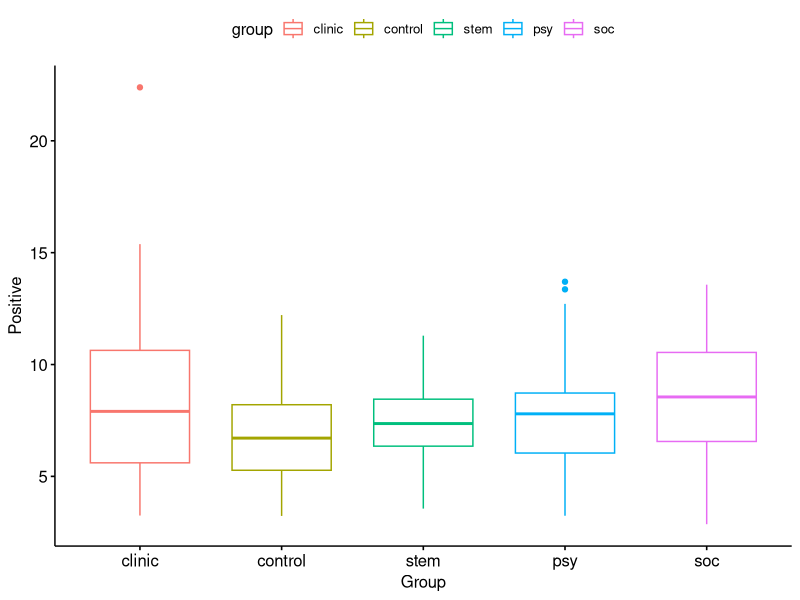
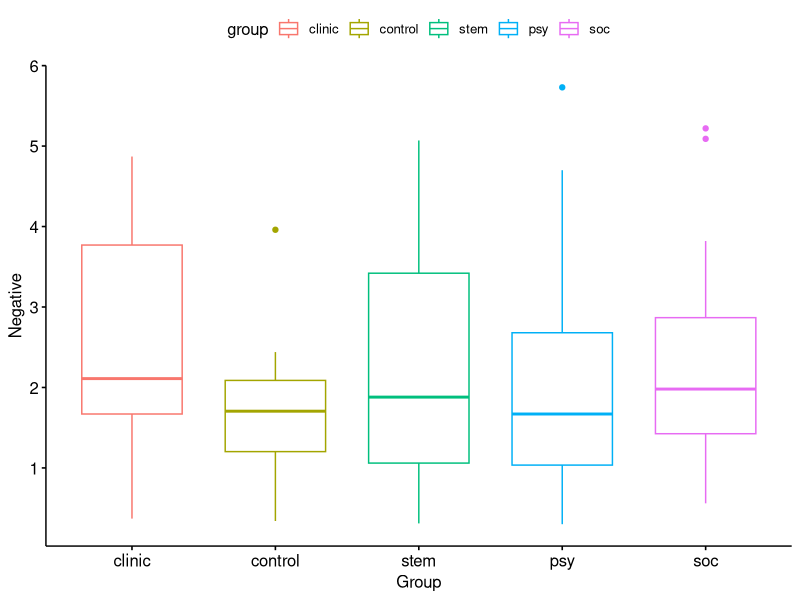
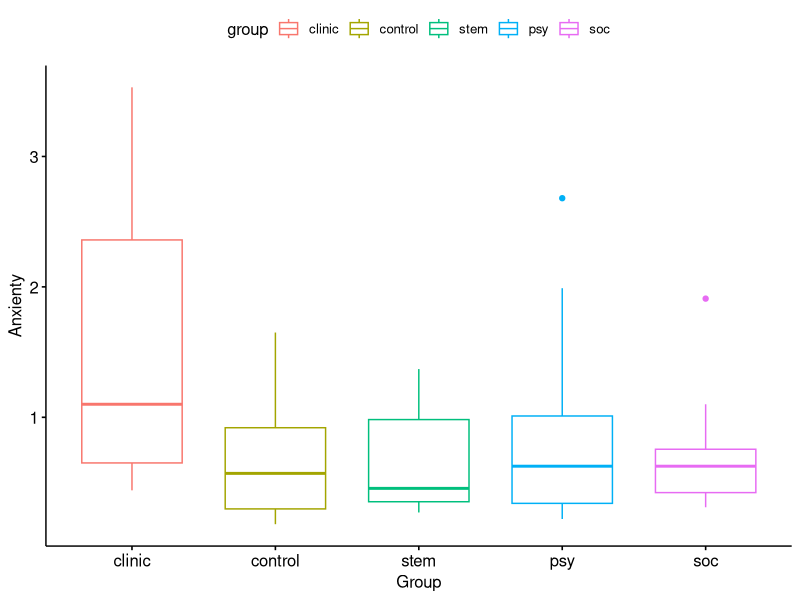
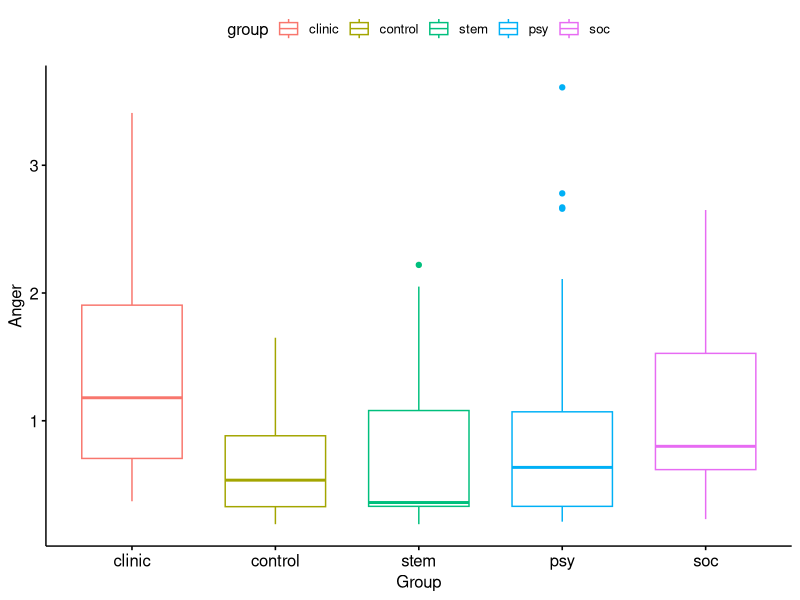
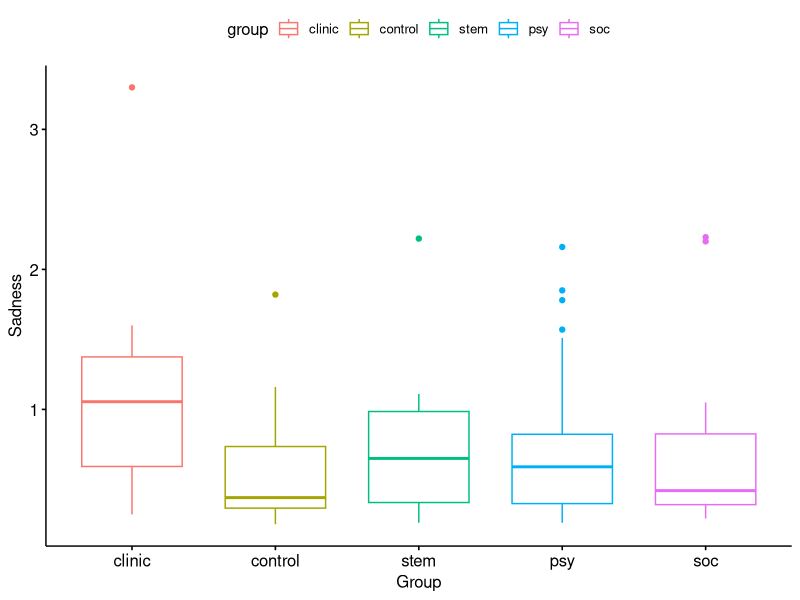
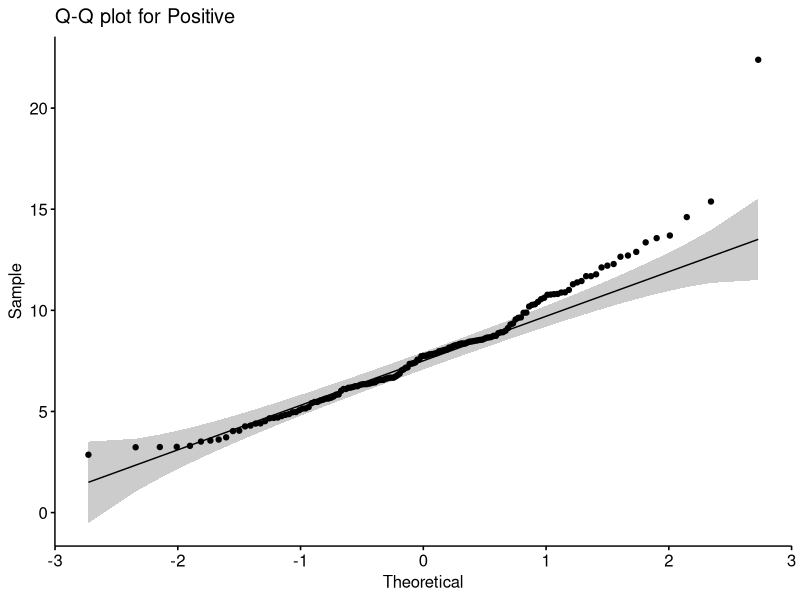
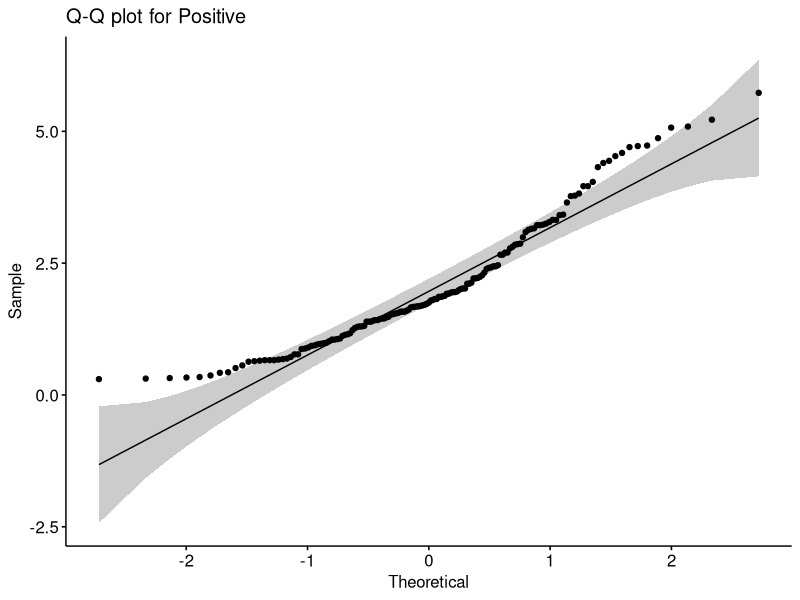
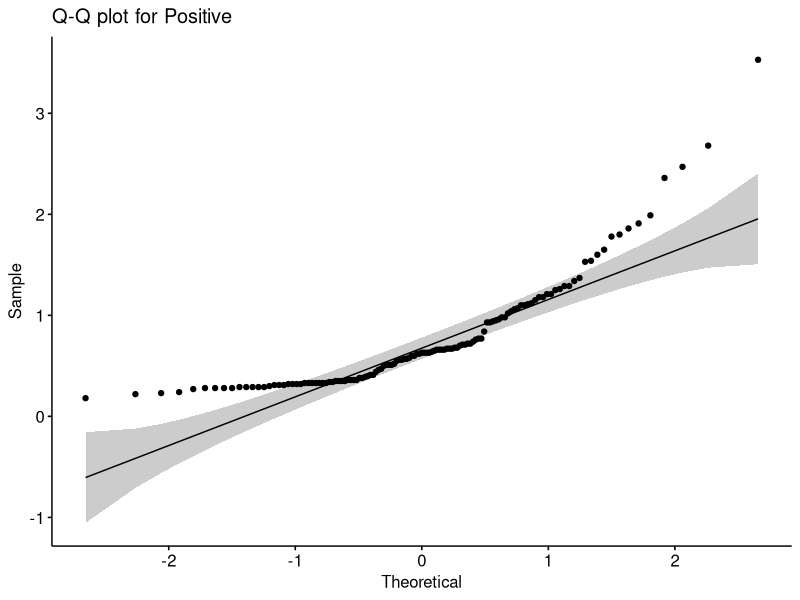

The R source for these figures, in order:
## ---- chunk 1
library(tidyverse)
library(dplyr)
library(ggplot2)
library(ggpubr)
## ---- chunk 2
data <- read.csv("./all_groups.csv")
data[data == 0] <- NA
head(data)
## ---- chunk 3
needed_columns <- c("Filename", "group", "Позитив", "Негатив", "Беспокойство", "Гнев", "Грусть")
data <- data[, needed_columns]
head(data)
## ---- chunk 4
columns <- c("file", "group", "Positive", "Negative", "Anxienty", "Anger", "Sadness")
emotion_columns <- c("Positive", "Negative", "Anxienty", "Anger", "Sadness")
colnames(data) <- columns
## ---- chunk 5
group_by(data, group) %>%
  summarise(
    count = n(),
    across(
      emotion_columns,
      list(
        mean = ~ mean(.x, na.rm = TRUE),
        sd = ~ sd(.x, na.rm = TRUE),
        median = ~ median(.x, na.rm = TRUE)
      )
    )
  )
## ---- chunk 6
for(col in emotion_columns) {
  ggboxplot(
    data, 
    x = "group", y = col, 
    color = "group",
    ylab = col, xlab = "Group"
  )
  ggsave(
    paste("plots/boxplots/", col, ".svg", sep='')
  )
}
## ---- chunk 7
for(col in emotion_columns) {
  ggqqplot(
    get(col, data),
    title=paste("Q-Q plot for ", "Positive", sep='')
  )
  ggsave(
    paste("plots/qqplots/", col, ".svg", sep='')
  )
}
